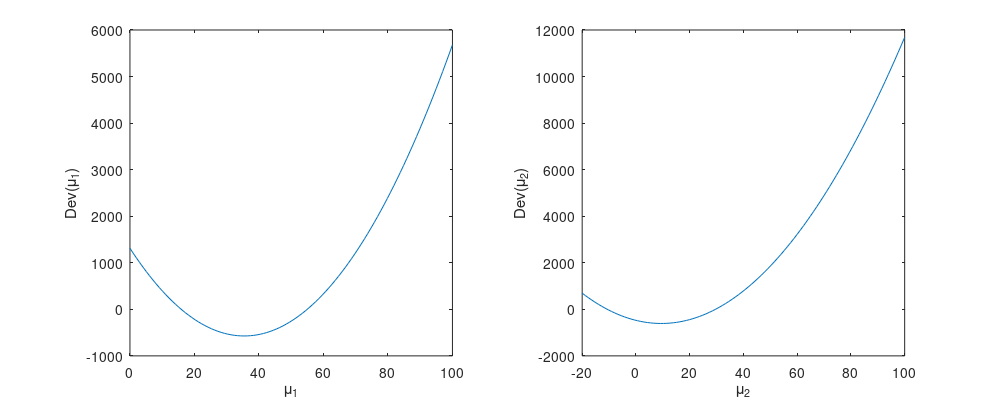
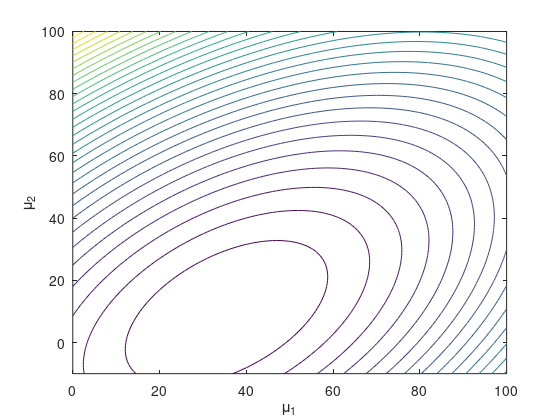
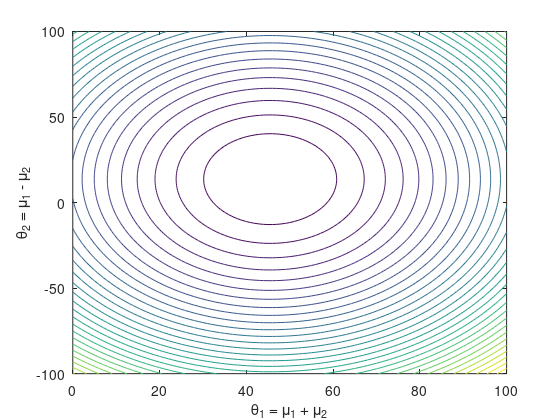

MATLAB code to generate these figures, in order:
%% Set up 

x1 = 15.6; % data
x2 = 29.3;
x3 = 45.8;
mu_1_mle = 15.9; % mle 
mu_2_mle = 29.6;

%% Functions to compute partial Dev(mu_1)

% partial dev function for mu_1
mu_2_given_mu_1 = @(mu_1) -1/2*(x2 -  mu_1 + x3)
l_profile_m_1 = @(mu_1) -(x1 - mu_1).^2 - (x2 - mu_2_given_mu_1(mu_1)).^2 ...
                        - (x3 - (mu_1 - mu_2_given_mu_1(mu_1))).^2          
profile_dev_mu_1 = @(mu_1) -1*(l_profile_m_1(mu_1) - l_profile_m_1(mu_1_mle) ); 



%% Functions to partial Dev(mu_2)

% partial dev function for mu_1
mu_1_given_mu_2 = @(mu_2) -1/2*(x2 -  mu_2 + x3)
l_profile_m_2 = @(mu_2) -(x1 - mu_1_given_mu_2(mu_2)).^2 - (x2 - mu_2).^2 ...
                        - (x3 - (mu_1_given_mu_2(mu_2) - mu_2)).^2
profile_dev_mu_2 = @(mu_2) -1*(l_profile_m_2(mu_2) - l_profile_m_2(mu_2_mle) ); 


%% Plot   Dev(mu_1)  and Dev(mu_2)

mu_1 =  linspace(0,100,100);
mu_2 =  linspace(-20,100,100);

h = figure;
subplot(121)
plot(mu_1, profile_dev_mu_1(mu_1))
xlabel('\mu_1')
ylabel('Dev(\mu_1)')
subplot(122)
plot(mu_2, profile_dev_mu_2(mu_2))
xlabel('\mu_2')
ylabel('Dev(\mu_2)')
set(gcf, 'Position',  [100, 100, 1000, 400])
set(h,'Units','Inches');
pos = get(h,'Position');
set(h,'PaperPositionMode','Auto','PaperUnits','Inches','PaperSize',[pos(3)+0.2, pos(4)+0.3])
print(h,'profile_dev_mu_1_dev_mu_2','-dpdf','-r0')


%% Plot Dev(theta) = Dev(mu_1, mu_2)

[mu_1,mu_2] = meshgrid(0:1:100, -10:1:100);

% dev function for theta = (mu_1, mu_2)
Z = -1*( -(x1 - mu_1).^2  -(x2 - mu_2).^2 -(x3 - (mu_1 - mu_2)).^2 ... 
    -1* (-(x1 - mu_1_mle).^2  -(x2 - mu_2_mle).^2 -(x3 - (mu_1_mle - mu_2_mle)).^2)); 

h = figure;
contour(mu_1,mu_2,Z,30)
xlabel('\mu_1')
ylabel('\mu_2')
zlabel('Dev(\theta)')
set(h,'Units','Inches');
pos = get(h,'Position');
set(h,'PaperPositionMode','Auto','PaperUnits','Inches','PaperSize',[pos(3)+0.2, pos(4)+0.3])
print(h,'dev_param_mu_1_mu_2','-dpdf','-r0')

%% Plot Dev(theta) = Dev(mu_1+mu_2, mu_1 - mu_2)

theta_1_mle = mu_1_mle + mu_2_mle;
theta_2_mle = mu_1_mle - mu_2_mle;

[theta_1,theta_2] = meshgrid(0:1:100, -100:1:100);

% dev function for theta = (theta_1 = mu_1+mu_2, theta_2 = mu_1 - mu_2)
Z = -1*( -(x1 - 0.5*(theta_1 - theta_2)).^2 -(x2 - 0.5*(theta_1 + theta_2)).^2 ... 
        -(x3 - theta_1).^2 -1*( -(x1 - 0.5*(theta_1_mle - theta_2_mle)).^2 ... 
        -(x2 - 0.5*(theta_1_mle + theta_2_mle)).^2 -(x3 - theta_1_mle).^2 ) ); 

h = figure
contour(theta_1,theta_2,Z,30)
xlabel('\theta_1 = \mu_1 + \mu_2')
ylabel('\theta_2 = \mu_1 - \mu_2')
zlabel('Dev(\theta)')
set(h,'Units','Inches');
pos = get(h,'Position');
set(h,'PaperPositionMode','Auto','PaperUnits','Inches','PaperSize',[pos(3)+0.2, pos(4)+0.3])
print(h,'dev_param_theta_1_theta_2','-dpdf','-r0')

